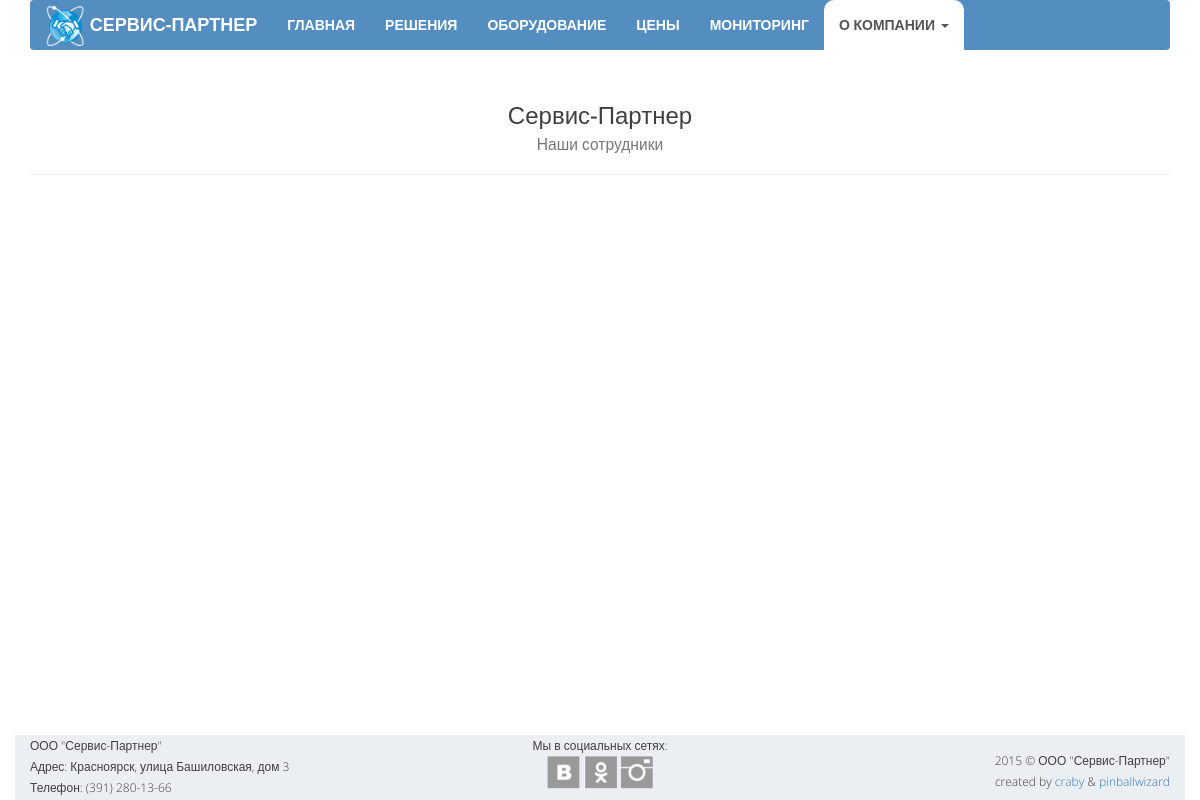
The page /workers on the database its author committed.
### opensky/models.py (models this page shows, shortened)
class Office(models.Model):
    MAP_CHOICES = (
        ('yandex#map', 'Схема'),
        ('yandex#satellite', 'Спутник'),
        ('yandex#hybrid', 'Гибрид'),
        ('yandex#publicMap', 'Народная'),
        ('yandex#publicMapHybrid', 'Народная+Гибрид'),
    )
    address = models.CharField("Контактный адресс", max_length=100, blank=True)
    email = models.EmailField("Контактная почта", max_length=50, blank=True)
    phone1 = models.CharField("Телефон офиса", max_length=15, blank=True)
    phone2 = models.CharField("Телефон техподдержки", max_length=15, blank=True)
    latitude = models.CharField("Широта", max_length=10)
    longitude = models.CharField("Долгота", max_length=10)
    maptype = models.CharField("Тип карты", max_length=30, choices=MAP_CHOICES, default='yandex#map')

class SocialWidget(models.Model):
    SOCIAL_CHOICES = (
        ('vk', 'Вконтакте'),
        ('ok', 'Одноклассники'),
        ('fb', 'Facebook'),
        ('tw', 'Twitter'),
        ('li', 'LinkedIn'),
        ('yt', 'YouTube'),
        ('in', 'Instagram'),
    )
    name = models.CharField("Название", max_length=2, choices=SOCIAL_CHOICES)
    url = models.URLField("Ссылка", blank=True)

### opensky/views.py (the view)
# urls.py: url(r'^workers', views.workers, name='workers'),
def workers(request):
    data = {
        'workers': Worker.objects.all(),
        'widgets': SocialWidget.objects.all(),
        'office': Office.objects.get(pk=1),
    }
    return render(request, 'opensky/workers.html', data)

### opensky/templates/opensky/workers.html (shortened to what this page needs)
{% extends "opensky/template.html" %}
{% block body %}
    <div class="container text-center">
        <div class="page-header">
            <h3 class="title">Сервис-Партнер<br>
                <small>Наши сотрудники</small>
            </h3>
        </div>
    </div>
{% endblock %}

### opensky/templates/opensky/template.html (shortened to what this page needs)
<!DOCTYPE html>
<html>
<head lang="en">
    {% load staticfiles %}
    <link rel="stylesheet" href="https://maxcdn.bootstrapcdn.com/bootstrap/3.3.4/css/bootstrap.min.css">
    <link href="{% static 'opensky/style/mystyle.css' %}" rel="stylesheet">
</head>
<body>
    {% block header %}
    <header class="header">
        <div class="container">
            <nav class="navbar navbar-default">
                <div class="navbar-header hidden-sm">
                    <a class="navbar-brand" href="{% url 'home' %}">
                        <img src="{% static 'opensky/images/logo-small.png' %}" height="40px" width="40px">
                        <span class="hidden-md">СЕРВИС-ПАРТНЕР</span>
                    </a>
                </div>
                <div class="collapse navbar-collapse" id="myNavbar">
                    <ul class="mynav nav navbar-nav">
                        <li><a href="{% url 'home' %}">ГЛАВНАЯ</a></li>
                        <li><a href="{% url 'features' %}">РЕШЕНИЯ</a></li>
                        <li><a href="{% url 'equipment' %}">ОБОРУДОВАНИЕ</a></li>
                        <li><a href="{% url 'pricing' %}">ЦЕНЫ</a></li>
                        <li><a href="{% url 'services' %}">МОНИТОРИНГ</a></li>
                        <li class="dropdown text-nowrap">
                            <a class="dropdown-toggle" data-toggle="dropdown" id="menu1" href="#">
                                О КОМПАНИИ
                                <span class="caret"></span>
                            </a>
                        </li>
                    </ul>
                </div>
            </nav>
        </div>
    </header>
    {% endblock header %}
    {% block body %}
    {% endblock body %}
    <footer class="footer">
        <div class="container">
            <div class="row">
                <div class="col-md-4 hidden-xs hidden-sm">
                    ООО "Сервис-Партнер"<br>
                    Адрес: {{ office.address }}<br>
                    Телефон: {{ office.phone1 }}
                </div>
                <div class="col-md-4 col-xs-6 text-center">
                    Мы в социальных сетях:<br>
                    {% for widget in widgets %}
                        <a href="{{ widget.url }}"><div class="s-l {{ widget.name }}"></div></a>
                    {% endfor %}
                </div>
                <div class="col-md-4 col-xs-6 text-right">
                    <span>2015 © ООО "Сервис-Партнер"<br> created by
                        <a href="https://github.com/craby-c">craby</a> &
                        <a href="https://github.com/pinballwizard">pinballwizard</a>
                    </span>
                </div>
            </div>
        </div>
    </footer>
</body>
</html>

### opensky/static/opensky/style/mystyle.css (style rules this page uses)
html { min-height: 100%; position: relative; }
body { min-height: 100%; font-size: 14px; font-family: 'Open Sans', sans-serif; font-weight: 300; line-height: 21px; color: #404040; margin-bottom: 100px; }
.header { color: #ffffff; font-weight: bold; padding-bottom: 1%; }
.navbar-brand { font-weight: bold; padding-top: 6px; }
.navbar-brand>img { display: inline; }
.navbar-default .navbar-brand, .navbar-brand:hover { color: #FFFFFF !important; }
.navbar-default { margin-bottom: 0; background-color: #548DBF; border: none; }
.navbar-default .mynav>li>a { color:#FFFFFF; font-size: 14px; font-weight: bold; }
.navbar-collapse { padding: 0; }
.nav>li:hover, .nav>li:active, .nav>.active>a, .nav>.open>a { background-color: #FFFFFF !important; border-radius: 10px 10px 0 0; color: #404040; }
li>a { font-size: 18px; }
.footer { position: absolute; bottom: 0; width: 100%; height: 65px; }
.footer>.container, .footer>.container>.row, .footer>.container>.row>div { height: 100%; background-color: #EBEEF2; }
.footer>.container>.row>div:last-child { padding: 15px 15px 0 10px; }
.footer>.container>.row>div { font-size: 12px; }
.s-l { display: inline-block; height: 33px; width: 33px; background: url('../images/ikonki-small.png') no-repeat; cursor: pointer; }
.vk { background-position: -137px -55px; }
.ok { background-position: -178px -55px; }
.in { background-position: -261px -55px; }
@media (min-width: 768px) { .navbar-nav>li { display: table-cell; float: none; text-align: center; } }

### rows shown on the page
Office: address "Красноярск, улица Башиловская, дом 3", phone1 "(391) 280-13-66"
